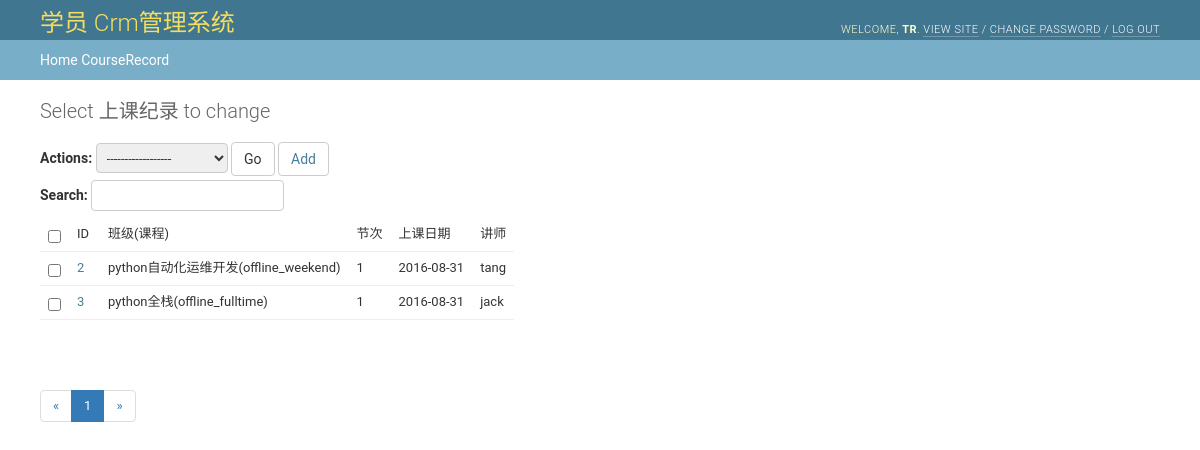
Page /crm/CourseRecord/ (signed in) on the committed database.
### crm/models.py (models this page shows, shortened)
class CourseRecord(models.Model):
    course = models.ForeignKey(ClassList, verbose_name=u"班级(课程)")
    day_num = models.IntegerField(u"节次", help_text=u"此处填写第几节课或第几天课程...,必须为数字")
    date = models.DateField(auto_now_add=True, verbose_name=u"上课日期")
    teacher = models.ForeignKey(UserProfile, verbose_name=u"讲师")
    class Meta:
        verbose_name = u'上课纪录'
        verbose_name_plural = u"上课纪录"
        unique_together = ('course', 'day_num')

class ClassList(models.Model):
    course = models.ForeignKey('Course', verbose_name='课程')
    course_type = models.CharField(u"课程类型", choices=class_type_choices, max_length=32)
    semester = models.IntegerField(u"学期")
    start_date = models.DateField(u"开班日期")
    graduate_date = models.DateField(u"结业日期", blank=True, null=True)
    teachers = models.ManyToManyField(UserProfile, verbose_name=u"讲师")
    def __str__(self):
        return "%s(%s)" % (self.course.name, self.course_type)
    class Meta:
        verbose_name = u'班级列表'
        verbose_name_plural = u"班级列表"
        unique_together = ("course", "course_type", "semester")

class Course(models.Model):
    name = models.CharField(u"课程名称", max_length=128, unique=True)
    price = models.IntegerField(u"面授价格")
    online_price = models.IntegerField(u"网络班价格")
    brief = models.TextField(u"课程简介")
    class Meta:
        verbose_name = '课程'
        verbose_name_plural = '课程'

class UserProfile(models.Model):
    user = models.OneToOneField(User)
    name = models.CharField(u"姓名", max_length=32)
    role = models.ForeignKey(Group, verbose_name=u'身份')
    def __str__(self):
        return self.name
    class Meta:
        verbose_name = '用户'
        verbose_name_plural = '用户'
        permissions = (('view_customer_list', u"可以查看客户列表"),
                       ('view_customer_info', u"可以查看客户详情"),
                       ('edit_customer_info', u"可以修改客户信息"),
                       ('view_new_customer', u"可以查看新客户信息"),
                       ('add_new_customer', u"可以添加新客户信息"),
                       ('del_customer_info', u'可以删除用户信息'),
                       )

### crm/permissions.py (the view)
    def wrapper(*args, **kwargs):
        print('---start check perm---')
        if perm_check(*args, **kwargs) is not True:
            return render(args[0], 'crm/403.html')
        return func(*args, **kwargs)

### crm/permissions.py (called while the page is built)
def check_permission(func):
    def wrapper(*args, **kwargs):
        print('---start check perm---')
        if perm_check(*args, **kwargs) is not True:
            return render(args[0], 'crm/403.html')
        return func(*args, **kwargs)
    return wrapper

### crm/views.py (called while the page is built)
def get_model(model_name):
    if hasattr(models, model_name):
        model_obj = getattr(models, model_name)  # 获取model_obj
        return model_obj

### templates/crm/show_field_info/field_dis_model.html (shortened to what this page needs)
{% extends 'base.html' %}
{% load field_handle %}
{% block context %}
    <div class="breadcrumbs">
        <a href="/crm">Home</a>
        <a  href="/crm/{{ table_name }}/"> {{ table_name }}</a>
    </div>
    <div id="content" class="flex">
        <h1>Select {{ class_verbose_name }} to change</h1>
        <div id="content-main">
            <div class="module" id="changelist">
                <form id="changelist-form" method="get">
                    <div class="actions">
                        <label>Actions:
                            <select name="action">
                                <option value="-------" selected="selected">------------------</option>
                            </select>
                        </label>
                        <button type="button" class="btn btn-default select_options" title="Run the selected action" name="index" value="0">
                            Go
                        </button>
                        <a class="btn btn-default"  href="/crm/{{ table_name }}/add">Add</a>
                        <label>Search:
                            <input class="AutoSearch" type="text">
                        </label>
                    </div>
                    <table id="result_list">
                        <thead>
                        <tr>
                            <td>
                                <input type="checkbox" class="all_selected">
                            </td>
                            {% for i in field_verbose_name %}
                                <td>
                                    {{ i }}
                                </td>
                            {% endfor %}
                        </tr>
                        </thead>
                        <tbody>
                        {% for model in model_obj %}
                            <tr>
                                <td>
                                    <input  type="checkbox" />
                                </td>
                                {% render_data model field_names %}
                            </tr>
                        {% endfor %}
                        </tbody>
                    </table>
                </form>
            </div>
            <div class="pagination">
                <nav>
                    <ul class="pagination">
                        {% get_page model_obj.number model_obj.paginator.num_pages %}
                    </ul>
                </nav>
            </div>
        </div>
    </div>
{% endblock %}

### templates/base.html (shortened to what this page needs)
<!DOCTYPE html>
<html lang="en">
<head>
    <link rel="stylesheet" type="text/css" href="/static/crm/css/bootstrap.min.css">
    <link rel="stylesheet" type="text/css" href="/static/crm/css/base.css">
    <link rel="stylesheet" type="text/css" href="/static/crm/css/dashboard.css">
</head>
<body class=" dashboard">
<div id="header">
        <div id="branding">
<h1 id="site-name"><a href="/crm">学员 Crm管理系统</a></h1>
        </div>
        <div id="user-tools">
                Welcome,
                <strong>{{ user }}</strong>.
                    <a href="/crm">View site</a> /
                <a href="">Change password</a> /
                <a href="/crm/logout">Log out</a>
        </div>
    </div>
{% block context %}
{% endblock %}
</body>
</html>

### static/crm/css/base.css (style rules this page uses)
body { margin: 0; padding: 0; font-size: 14px; font-family: "Roboto","Lucida Grande","DejaVu Sans","Bitstream Vera Sans",Verdana,Arial,sans-serif; color: #333; background: #fff; }
a:link, a:visited { color: #447e9b; text-decoration: none; }
p, ol, ul, dl { margin: .2em 0 .8em 0; }
h1,h2,h3,h4,h5 { font-weight: bold; }
h1 { margin: 0 0 20px; font-weight: 300; font-size: 20px; color: #666; }
ul li { list-style-type: square; padding: 1px 0; }
li, dt, dd { font-size: 13px; line-height: 20px; }
form { margin: 0; padding: 0; }
table { border-collapse: collapse; border-color: #ccc; }
td, th { font-size: 13px; line-height: 16px; border-bottom: 1px solid #eee; vertical-align: top; padding: 8px; font-family: "Roboto", "Lucida Grande", Verdana, Arial, sans-serif; }
input, textarea, select, .form-row p, form .button { margin: 2px 0; padding: 2px 3px; vertical-align: middle; font-family: "Roboto", "Lucida Grande", Verdana, Arial, sans-serif; font-weight: normal; font-size: 13px; }
input[type=text], input[type=password], input[type=email], input[type=url], input[type=number], textarea, select, .vTextField { border: 1px solid #ccc; border-radius: 4px; padding: 5px 6px; margin-top: 0; }
select { height: 30px; }
.module { border: none; margin-bottom: 30px; background: #fff; }
.module table { border-collapse: collapse; }
div.breadcrumbs { background: #79aec8; padding: 10px 40px; border: none; font-size: 14px; color: #c4dce8; text-align: left; }
div.breadcrumbs a { color: #fff; }
#content { padding: 20px 40px; }
.dashboard #content { width: 600px; }
#content-main { float: left; width: 100%; }
#header { width: auto; height: 40px; padding: 10px 40px; background: #417690; line-height: 40px; color: #ffc; overflow: hidden; }
#header a:link, #header a:visited { color: #fff; }
#branding { float: left; }
#branding h1 { padding: 0; margin: 0 20px 0 0; font-weight: 300; font-size: 24px; color: #f5dd5d; }
#branding h1, #branding h1 a:link, #branding h1 a:visited { color: #f5dd5d; }
#user-tools { float: right; padding: 0; margin: 0 0 0 20px; font-weight: 300; font-size: 11px; letter-spacing: 0.5px; text-transform: uppercase; text-align: right; }
#user-tools a { border-bottom: 1px solid rgba(255, 255, 255, 0.25); }

### static/crm/css/dashboard.css (style rules this page uses)
.dashboard .module table td { white-space: nowrap; }
.dashboard .module table td a { display: block; padding-right: .6em; }

### rows in the picture
CourseRecord: id+course+day_num "2 python自动化运维开发(offline_weekend) 1 2016-08-31 tang"
CourseRecord: id+course+day_num "3 python全栈(offline_fulltime) 1 2016-08-31 jack"

### other values in the picture
{{ user }} "TR"
{{ table_name }} "CourseRecord"
{{ class_verbose_name }} "上课纪录"
{{ i }} "ID" "班级(课程)" "节次" "上课日期" "讲师"
